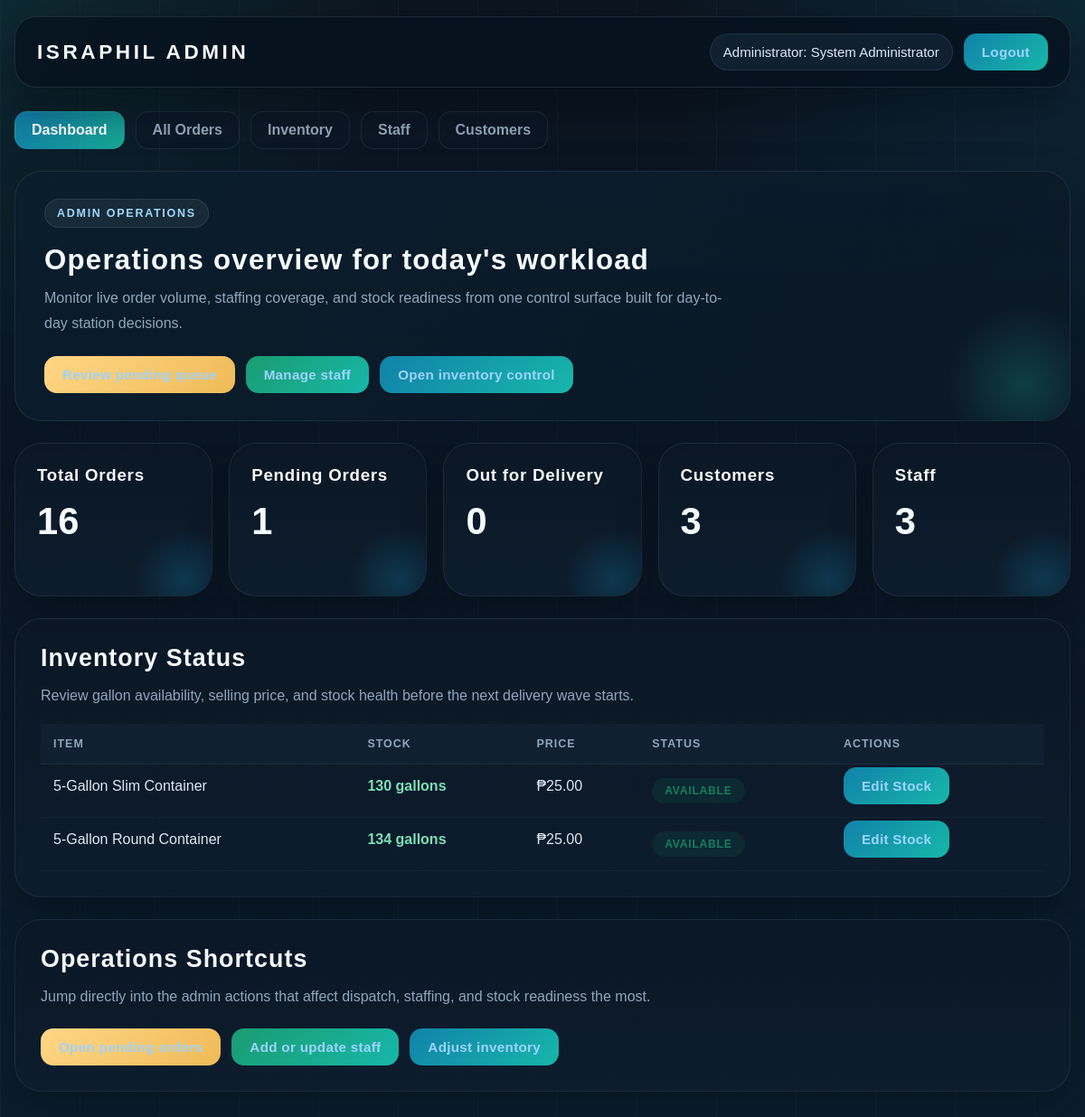
Screenshot of /pages/admin/dashboard.php (signed in) with the database file from the repository.
### tables this page shows
CREATE TABLE `inventory` (
  `inventory_id` int(11) NOT NULL,
  `item_name` varchar(50) NOT NULL,
  `item_type` enum('container','accessory','other') DEFAULT 'container',
  `stock_quantity` int(11) DEFAULT 0,
  `unit_price` decimal(10,2) NOT NULL,
  `reorder_level` int(11) DEFAULT 10,
  `status` enum('available','out_of_stock','discontinued') DEFAULT 'available',
  `last_updated` timestamp NOT NULL DEFAULT current_timestamp() ON UPDATE current_timestamp(),
  `updated_by` int(11) DEFAULT NULL
);

### pages/admin/dashboard.php (the view, shortened to what this page needs)
<?php
require_once '../../includes/db_connect.php';
$total_orders = $conn->query("SELECT COUNT(*) as count FROM orders")->fetch_assoc()['count'];
$pending_orders = $conn->query("SELECT COUNT(*) as count FROM orders WHERE order_status = 'pending'")->fetch_assoc()['count'];
$delivering_orders = $conn->query("SELECT COUNT(*) as count FROM orders WHERE order_status = 'out_for_delivery'")->fetch_assoc()['count'];
$total_customers = $conn->query("SELECT COUNT(*) as count FROM users WHERE role = 'customer'")->fetch_assoc()['count'];
$total_staff = $conn->query("SELECT COUNT(*) as count FROM users WHERE role = 'staff'")->fetch_assoc()['count'];
$inventory = $conn->query("SELECT * FROM inventory");
?>
<!DOCTYPE html>
<html lang="en">
<head>
    <link rel="stylesheet" href="../../style/admin/dashboard.css?v=20260325">
</head>
<body class="admin-page">
    <div class="header">
        <h1>ISRAPHIL Admin</h1>
        <div class="user-info">
            <span>Administrator: <?php echo htmlspecialchars($_SESSION['full_name']); ?></span>
            <a href="../../logout.php" class="logout-btn">Logout</a>
        </div>
    </div>
    <div class="container">
        <div class="nav-tabs">
            <a href="dashboard.php" class="nav-tab active">Dashboard</a>
            <a href="orders.php" class="nav-tab">All Orders</a>
            <a href="inventory.php" class="nav-tab">Inventory</a>
            <a href="staff.php" class="nav-tab">Staff</a>
            <a href="customers.php" class="nav-tab">Customers</a>
        </div>
        <div class="page-intro">
            <span class="page-intro-kicker">Admin Operations</span>
            <h2>Operations overview for today's workload</h2>
            <p>Monitor live order volume, staffing coverage, and stock readiness from one control surface built for day-to-day station decisions.</p>
            <div class="page-intro-actions">
                <a href="orders.php?status=pending" class="btn btn-warning">Review pending queue</a>
                <a href="staff.php" class="btn btn-success">Manage staff</a>
                <a href="inventory.php" class="btn btn-primary">Open inventory control</a>
            </div>
        </div>
        <div class="stats-grid">
            <div class="stat-card">
                <h3>Total Orders</h3>
                <div class="number"><?php echo $total_orders; ?></div>
            </div>
            <div class="stat-card pending">
                <h3>Pending Orders</h3>
                <div class="number warning"><?php echo $pending_orders; ?></div>
            </div>
            <div class="stat-card delivering">
                <h3>Out for Delivery</h3>
                <div class="number"><?php echo $delivering_orders; ?></div>
            </div>
            <div class="stat-card customers">
                <h3>Customers</h3>
                <div class="number success"><?php echo $total_customers; ?></div>
            </div>
            <div class="stat-card staff">
                <h3>Staff</h3>
                <div class="number danger"><?php echo $total_staff; ?></div>
            </div>
        </div>
        <div class="section">
            <h2>Inventory Status</h2>
            <p class="section-copy">Review gallon availability, selling price, and stock health before the next delivery wave starts.</p>
            <div class="table-wrap">
                <table>
                    <thead>
                        <tr>
                            <th>Item</th>
                            <th>Stock</th>
                            <th>Price</th>
                            <th>Status</th>
                            <th>Actions</th>
                        </tr>
                    </thead>
                    <tbody>
                        <?php while ($item = $inventory->fetch_assoc()): ?>
                        <tr>
                            <td><?php echo htmlspecialchars($item['item_name']); ?></td>
                            <td class="<?php echo $item['stock_quantity'] < $item['reorder_level'] ? 'stock-low' : 'stock-ok'; ?>">
                                <?php echo $item['stock_quantity']; ?> gallons
                            </td>
                            <td>&#8369;<?php echo number_format($item['unit_price'], 2); ?></td>
                            <td>
                                <span class="status status-<?php echo $item['status']; ?>">
                                    <?php echo ucfirst($item['status']); ?>
                                </span>
                            </td>
                            <td>
                                <a href="inventory.php?edit=<?php echo $item['inventory_id']; ?>" class="btn btn-primary">Edit Stock</a>
                            </td>
                        </tr>
                        <?php endwhile; ?>
                    </tbody>
                </table>
            </div>
        </div>
        <div class="section">
            <h2>Operations Shortcuts</h2>
            <p class="section-copy">Jump directly into the admin actions that affect dispatch, staffing, and stock readiness the most.</p>
            <div class="page-intro-actions">
                <a href="orders.php?status=pending" class="btn btn-warning">Open pending orders</a>
                <a href="staff.php" class="btn btn-success">Add or update staff</a>
                <a href="inventory.php" class="btn btn-primary">Adjust inventory</a>
            </div>
        </div>
    </div>
</body>
</html>

### style/admin/dashboard.css (style rules this page uses)
.stats-grid .stat-card { min-height: 170px; }
.stat-card.pending { background: linear-gradient(180deg, rgba(240, 187, 87, 0.14), rgba(255, 255, 255, 0.92)); }
.stat-card.delivering { background: linear-gradient(180deg, rgba(17, 130, 170, 0.14), rgba(255, 255, 255, 0.92)); }
.stat-card.customers { background: linear-gradient(180deg, rgba(23, 183, 169, 0.14), rgba(255, 255, 255, 0.92)); }
.stat-card.staff { background: linear-gradient(180deg, rgba(180, 81, 89, 0.12), rgba(255, 255, 255, 0.92)); }
.stock-ok { color: var(--success); font-weight: 800; }

### rows the page displays
inventory: item_name "5-Gallon Slim Container", stock_quantity "130", unit_price "25.00", status "AVAILABLE"
inventory: item_name "5-Gallon Round Container", stock_quantity "134", unit_price "25.00", status "AVAILABLE"

### other values shown
$_SESSION['full_name'] "System Administrator"
$total_orders "16"
$pending_orders "1"
$delivering_orders "0"
$total_customers "3"
$total_staff "3"
